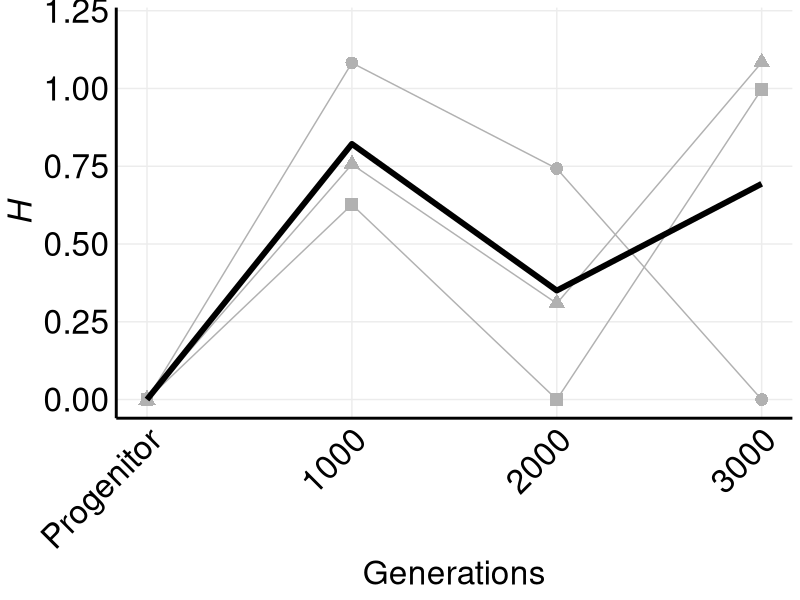
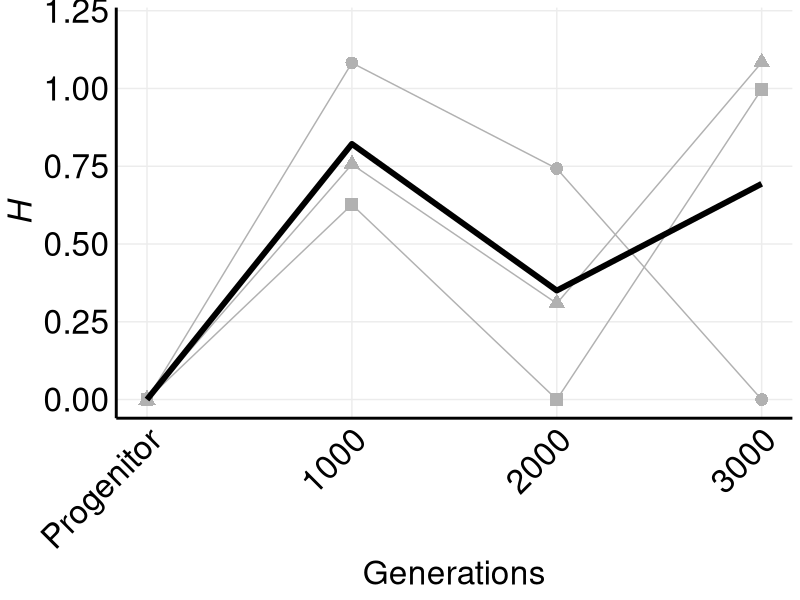

Source code (R) for these figures, in order:
library(tidyr)
library(tidyverse)
library(readxl)

# Load data
DI_compiled <- read_excel("DI_compiled.xlsx")

# Calculate average line
avg_data <- DI_compiled %>%
  group_by(Timepoint) %>%
  summarise(H_mean = mean(H, na.rm = TRUE))

# Create plot with average line and safer y-limits
DI_plot <- ggplot(data = DI_compiled, aes(x = Timepoint, y = H, group = Line)) +
  geom_line(color = "#B1B1B1") +
  geom_point(aes(shape = Line), size = 4, color = "#B1B1B1") +
  geom_line(data = avg_data, aes(x = Timepoint, y = H_mean, group = 1), color = "black", size = 2) +  # Fix here
  coord_cartesian(ylim = c(0, 1.2)) +
  scale_x_continuous(breaks = c(0, 1000, 2000, 3000),
                     labels = c("Progenitor", "1000", "2000", "3000")) +
  labs(x = "Generations") +
  theme_minimal() +
  theme(
    text = element_text(size = 24),
    axis.line.x.bottom = element_line(size = 1),
    axis.line.y.left = element_line(size = 1),
    plot.background = element_rect(fill = "white", color = NA),
    panel.background = element_rect(fill = "white", color = NA),
    panel.grid.major = element_line(color = "#ECECEC"),
    panel.grid.minor = element_blank(),
    axis.line = element_line(color = "black"),
    axis.text = element_text(color = "black", size = 24),
    axis.title = element_text(color = "black"),
    axis.title.x = element_text(size = 24),
    axis.title.y = element_text(size = 24, face = "italic"),
    axis.text.x = element_text(size = 24, angle = 45, hjust = 1),
    axis.text.y = element_text(size = 24),
    panel.border = element_blank(),
    legend.position = "none"
  )

# Show plot
DI_plot

# Save to PNG with white background
ggsave("diversity_index_update_2.png", plot = DI_plot, width = 10, height = 7, dpi = 300, bg = "white")
